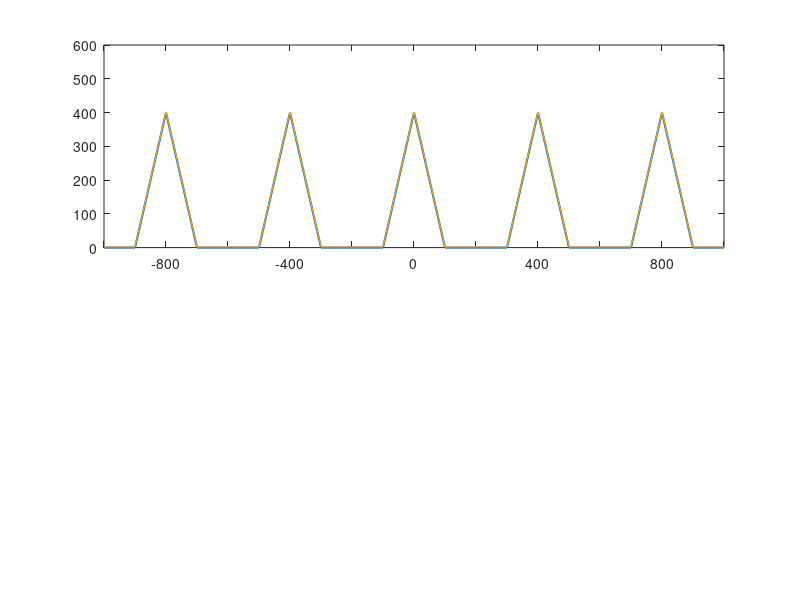

Recreate this plot in MATLAB. (Note: this script raises an error after producing the figure.)
function fig1_32

% FIGURE 1.32: Magnitude spectra of DAC input and output with oversampling

clc
clear
fprintf ('Figure 1.32: Magnitude spectra of DAC input and output with oversampling\n\n')
B = 100;
fs = 4*B;
T = 1/fs;
f_d = fs/2;

% Plot Spectrum of DAC Input 

figure
p = 501;
fmax = 2.5*fs;
f = linspace(-fmax,fmax,p);

% Base band

for i = 1 : p
   if (f(i) >= -B) & (f(i) <= 0)
      X_b(i) = ((1/B)*f(i) + 1)/T;
   elseif (f(i) > 0) & (f(i) <= B)
      X_b(i) = (-(1/B)*f(i) + 1)/T;
   else
      X_b(i) = 0;
   end
end

% Side bands

for i = 1 : p
   f1 = f(i) + fs;
   f2 = f(i) - fs;
   if (f1 >= -B) & (f1 <= 0)
      X_s(i) = ((1/B)*f1 + 1)/T;
   elseif (f1 > 0) & (f1 <= B)
      X_s(i) = (-(1/B)*f1 + 1)/T;
   elseif (f2 >= -B) & (f2 <= 0)
      X_s(i) = ((1/B)*f2 + 1)/T;
   elseif (f2 > 0) & (f2 <= B)
      X_s(i) = (-(1/B)*f2 + 1)/T;
   else
      X_s(i) = 0;
   end
end

for i = 1 : p
   f3 = f(i) + 2*fs;
   f4 = f(i) - 2*fs;
   if (f3 >= -B) & (f3 <= 0)
      X_t(i) = ((1/B)*f3 + 1)/T;
   elseif (f3 >= 0) & (f3 <= B)
      X_t(i) = (-(1/B)*f3 + 1)/T;
   elseif (f4 >= -B) & (f4 <= 0)
      X_t(i) = ((1/B)*f4 + 1)/T;
   elseif (f4 > 0) & (f4 <= B)
      X_t(i) = (-(1/B)*f4 + 1)/T;
   else
      X_t(i) = 0;
   end
end

subplot(2,1,1)
X = X_b + X_s + X_t;
plot(f,X,'LineWidth',1.5)
hold on
plot(f,X+1,f,X+2)
axis ([-fmax fmax 0 1.5/T])
xticks = [-fmax : fs/2 : fmax];
set(gca,'XTick',xticks)
xticklabels = '| -800 | | -400 | | 0 | | 400 | | 800 |';
set(gca,'XTickLabel',xticklabels)
f_labels ('DAC magnitude spectra with oversampling','{\itf} (Hz)','|{\itY_a^{\ast}(f)}|')

% Plot spectrum of DAC output

for i = 1 : p
   s = j*2*pi*f(i);
   if (i == (p+1)/2)
      A(i) = T;
   else
      A(i) = abs((1 - exp(-s*T))/s);
   end
   X_b(i) = A(i)*X_b(i);
   X_s(i) = A(i)*X_s(i);
   X_t(i) = A(i)*X_t(i);
end

subplot(2,1,2)
X = X_b + X_s + X_t;
plot(f,X,'r','LineWidth',1.5)
hold on
axis ([-fmax fmax 0 1.5])
xticks = [-fmax : fs/2 : fmax];
set(gca,'XTick',xticks)
xticklabels = '| -800 | | -400 | | 0 | | 400 | | 800 |';
set(gca,'XTickLabel',xticklabels)
f_labels ('','{\itf} (Hz)','|{\itY_b(f)}|')
f_wait
